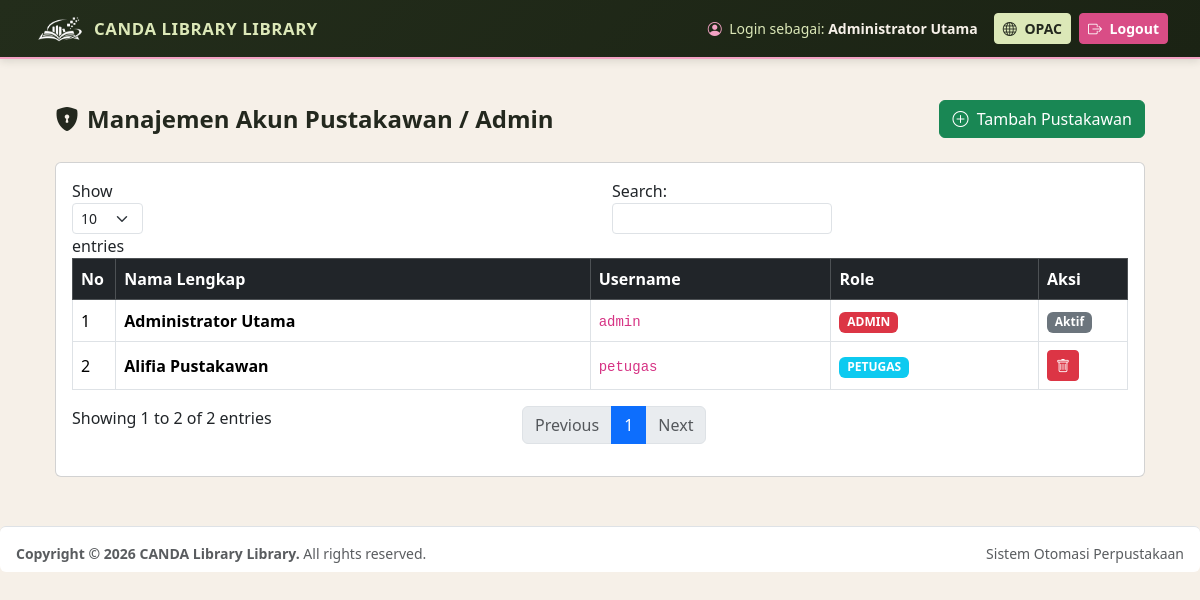
Screenshot of /auth/user_tampil.php (signed in) with the database file from the repository.
### tables this page shows
CREATE TABLE IF NOT EXISTS pengaturan_denda (
    id_denda INT AUTO_INCREMENT PRIMARY KEY,
    nominal_denda INT NOT NULL DEFAULT 1000,
    lama_pinjam_default INT NOT NULL DEFAULT 7,
    nama_perpustakaan VARCHAR(150) DEFAULT 'CANDA Library Library - Sistem Otomasi Perpustakaan',
    updated_at TIMESTAMP DEFAULT CURRENT_TIMESTAMP ON UPDATE CURRENT_TIMESTAMP
);

CREATE TABLE IF NOT EXISTS users (
    id_user INT AUTO_INCREMENT PRIMARY KEY,
    nama_lengkap VARCHAR(100) NOT NULL,
    username VARCHAR(50) NOT NULL UNIQUE,
    password VARCHAR(255) NOT NULL,
    role ENUM('admin', 'petugas') DEFAULT 'petugas',
    foto VARCHAR(255) DEFAULT '',
    created_at TIMESTAMP DEFAULT CURRENT_TIMESTAMP
);

### config/koneksi.php (called while the page is built, shortened)
<?php
$host = "sqlXXX.infinityfree.com";
$user = "if0_43497672";
$pass = "PASSWORD_MYSQL_KAMU";
$db   = "if0_43497672_db_candalibrary";
$conn = mysqli_connect($host, $user, $pass, $db);
mysqli_query($conn, "CREATE TABLE IF NOT EXISTS pengaturan_denda (
    id INT AUTO_INCREMENT PRIMARY KEY,
    nominal_denda INT DEFAULT 1000,
    lama_pinjam_default INT DEFAULT 7,
    nama_perpustakaan VARCHAR(100) DEFAULT 'CANDA Library'
)");
$q_set = mysqli_query($conn, "SELECT * FROM pengaturan_denda LIMIT 1");
$pengaturan = mysqli_fetch_assoc($q_set);
?>

### auth/user_tampil.php (the view, shortened to what this page needs)
<?php
require_once '../config/koneksi.php';
$q = mysqli_query($conn, "SELECT * FROM users ORDER BY id_user ASC");
require_once '../includes/header.php';
?>
<div class="d-flex justify-content-between align-items-center mb-4">
    <h4 class="fw-bold mb-0"><i class="bi bi-shield-lock-fill me-2"></i>Manajemen Akun Pustakawan / Admin</h4>
    <a href="user_tambah.php" class="btn btn-success"><i class="bi bi-plus-circle me-1"></i> Tambah Pustakawan</a>
</div>
<div class="card">
    <div class="card-body">
        <table class="table table-bordered table-hover datatable align-middle">
            <thead class="table-dark">
                <tr>
                    <th width="50">No</th>
                    <th>Nama Lengkap</th>
                    <th>Username</th>
                    <th>Role</th>
                    <th width="100">Aksi</th>
                </tr>
            </thead>
            <tbody>
                <?php $no=1; while($u = mysqli_fetch_assoc($q)): ?>
                <tr>
                    <td><?= $no++ ?></td>
                    <td class="fw-semibold"><?= htmlspecialchars($u['nama_lengkap']) ?></td>
                    <td><code><?= htmlspecialchars($u['username']) ?></code></td>
                    <td><span class="badge bg-<?= $u['role']=='admin'?'danger':'info' ?>"><?= strtoupper($u['role']) ?></span></td>
                    <td>
                        <?php if($u['id_user'] != $_SESSION['id_petugas']): ?>
                            <a href="?hapus=<?= $u['id_user'] ?>" onclick="return confirm('Hapus akun ini?')" class="btn btn-sm btn-danger"><i class="bi bi-trash"></i></a>
                        <?php else: ?>
                            <span class="badge bg-secondary">Aktif</span>
                        <?php endif; ?>
                    </td>
                </tr>
                <?php endwhile; ?>
            </tbody>
        </table>
    </div>
</div>
<?php require_once '../includes/footer.php'; ?>

### includes/header.php (shortened to what this page needs)
<?php
$nama_perpus = isset($pengaturan['nama_perpustakaan']) ? $pengaturan['nama_perpustakaan'] : 'CANDA Library';
$role_user   = isset($_SESSION['nama_petugas']) ? $_SESSION['nama_petugas'] : 'Administrator';
?>
<!DOCTYPE html>
<html lang="id">
<head>
    <link href="https://cdn.jsdelivr.net/npm/bootstrap@5.3.3/dist/css/bootstrap.min.css" rel="stylesheet">
    <link href="https://cdn.jsdelivr.net/npm/bootstrap-icons@1.11.3/font/bootstrap-icons.min.css" rel="stylesheet">
</head>
<body>
    <nav class="navbar navbar-expand main-header mb-3">
        <div class="container-fluid">
            <a class="navbar-brand d-flex align-items-center gap-2 py-0" href="../admin/dashboard.php">
                <img src="../uploads/lampiran/logo.png" alt="Logo <?= htmlspecialchars(strtoupper($nama_perpus)) ?>" class="brand-logo-img">
                <span class="brand-title-caps text-uppercase"><?= htmlspecialchars($nama_perpus) ?></span>
            </a>
            <div class="navbar-nav ms-auto align-items-center">
                <span class="navbar-text me-3 small" style="color: var(--pistachio);">
                    <i class="bi bi-person-circle me-1" style="color: var(--bubblegum);"></i> Login sebagai:
                    <strong style="color: var(--ivory);"><?= htmlspecialchars($role_user) ?></strong>
                </span>
                <a href="../index.php" target="_blank" class="btn btn-canda-opac btn-sm me-2">
                    <i class="bi bi-globe me-1"></i> OPAC
                </a>
                <a href="../auth/logout.php" onclick="return confirm('Keluar dari sistem?')" class="btn btn-canda-logout btn-sm">
                    <i class="bi bi-box-arrow-right me-1"></i> Logout
                </a>
            </div>
        </div>
    </nav>
    <div class="container main-content">

### includes/footer.php (shortened to what this page needs)
</div>
    <footer class="mt-4 pt-3 border-top bg-white px-3 py-2 rounded small text-muted d-flex justify-content-between">
        <div><strong>Copyright &copy; <?= date('Y') ?> <?= htmlspecialchars($pengaturan['nama_perpustakaan']) ?>.</strong> All rights reserved.</div>
        <div>Sistem Otomasi Perpustakaan</div>
    </footer>
</body>
</html>

### includes/header.php (style rules this page uses)
:root { --pistachio: #DCE8B8; --grass: #5E8A17; --grass-dark: #466810; --raspberry: #D94D86; --raspberry-dark: #B5376B; --bubblegum: #F3A2C4; --ivory: #F6F0E8; --ink: #23281E; --muted: #646B5E; --border-soft: #E5DEC9; }
body { background-color: var(--ivory); color: var(--ink); font-family: 'Segoe UI', Tahoma, Geneva, Verdana, sans-serif; }
.main-header { background: linear-gradient(135deg, #232D1B 0%, #1B2314 100%); border-bottom: 2px solid var(--bubblegum); padding: 10px 20px; box-shadow: 0 2px 8px rgba(35, 45, 27, 0.14); }
.brand-logo-img { height: 36px; width: auto; object-fit: contain; display: block; }
.brand-title-caps { color: var(--pistachio); letter-spacing: 0.6px; font-size: 1.05rem; font-weight: 800; text-transform: uppercase; }
.main-content { padding: 25px; }
.btn-canda-opac { background-color: var(--pistachio); border-color: var(--pistachio); color: var(--ink); font-weight: 600; }
.btn-canda-logout { background-color: var(--raspberry); border-color: var(--raspberry); color: #FFFFFF; font-weight: 600; }

### rows the page displays
pengaturan_denda: nama_perpustakaan "CANDA LIBRARY LIBRARY", nama_perpustakaan "CANDA Library Library"
users: nama_lengkap "Administrator Utama", username "admin", role "ADMIN", shows "Aktif"
users: nama_lengkap "Alifia Pustakawan", username "petugas", role "PETUGAS"

### other values shown
$role_user "Administrator Utama"
